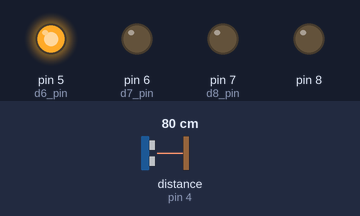
Simulated run of this sketch. Board: Arduino Uno, built with avr-gcc and run on an emulated ATmega328P. Shown: output pins drawn as LEDs (lit = HIGH). Wiring (inferred from the names in the program): ultrasonic range finder: trigger pin 3; echo pin 4. The inputs (shaded band) are chosen by the test bench; at power-on: distance to the obstacle (sensor on pin 4) 80 cm. The echo pulse lasts 58.3 µs per cm; WiFi joins after 1.5 s; servers stay silent unless stated; pins used as bus, display or sensor lines are not drawn.

Above: at 4.5 s.
4.6 s: distance to the obstacle (sensor on pin 4) set to 64 cm
6.1 s: distance to the obstacle (sensor on pin 4) set to 56 cm
At 7.3 s:
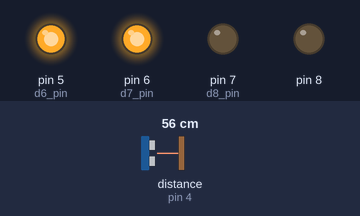
7.6 s: distance to the obstacle (sensor on pin 4) set to 44 cm
9.1 s: distance to the obstacle (sensor on pin 4) set to 36 cm
At 9.7 s:
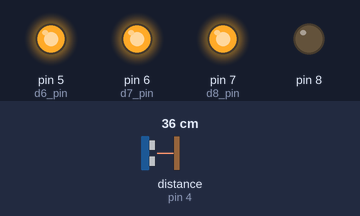
10.6 s: distance to the obstacle (sensor on pin 4) set to 23 cm
12.1 s: distance to the obstacle (sensor on pin 4) set to 18 cm
At 13.5 s:
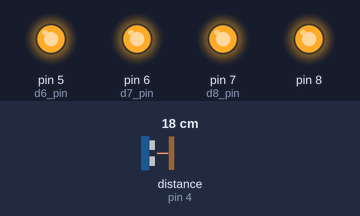
Timing chart, 0 to 14.6 s (numbered marks = the images above; inputs shaded):
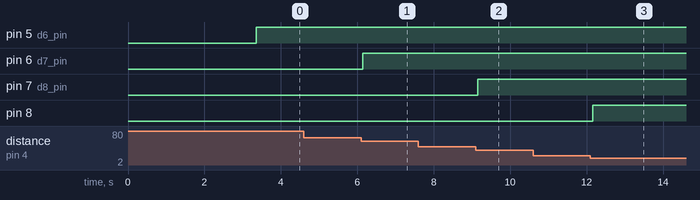

Measured:
- the behaviour switches between 61 and 60 cm on distance to the obstacle (sensor on pin 4) (found by bisection; images 0 and 1)
- the behaviour switches between 41 and 40 cm on distance to the obstacle (sensor on pin 4) (found by bisection; images 1 and 2)
- the behaviour switches between 21 and 20 cm on distance to the obstacle (sensor on pin 4) (found by bisection; images 2 and 3)
- after the input at 4.6 s, every drawn part: stays the same
- after the input at 6.1 s, pin 6 (d7_pin): LOW → HIGH after 0.05 s
- after the input at 7.6 s, every drawn part: stays the same
- after the input at 9.1 s, pin 7 (d8_pin): LOW → HIGH after 0.05 s
- after the input at 10.6 s, every drawn part: stays the same
- after the input at 12.1 s, pin 8: LOW → HIGH after 0.06 s

The sketch:

SRC.ino
```cpp
/*
 Name:		SRC.ino (Smart Recycling Collection System)
 Created:	10/10/2017 7:54:06 AM
 Author:	Daniel Gordon

 Summary:
	This is the code for SRC bin. There are three components to the code:
		1) LED Display (For Testing and UI)
		2) Height and Lid open/close sensor
		3) GPS Module
*/


//Pre-complier Directives

#include "LEDdisp.h"
#include "HeightSensor.h"
#include <SoftwareSerial.h>
#include <BlynkSimpleStream.h>
//End of Pre-complier Directives

#define BLYNK_PRINT SwSerial

//List of Global Components
	//LCDdisplay lcd1;


SoftwareSerial SwSerial(10, 11);//RX,TX pins on the app


char auth[] = "fd0a296d4cee429689b752b5cc478f0d "; /*0937bb033594485290dadad1ff1e3e6c*/
WidgetTerminal terminal(V1);
WidgetMap myMap(V2);
float counter = 0;

//LEDdisp ledDisp1; //Chalieplexed LED array
LEDdisp ledDisp2(5, 6, 7, 8);// 1:1 single wired LED's
HeightSensor hs1; //Height Sensor
BlynkTimer dispBinCapTimer;
BlynkTimer showGaugeTimer;
//End of Global Components List


void notifyOnBinCapacity()
{
	// Invert state, since button is "Active LOW"
	int isButtonPressed = !digitalRead(2);

	if (isButtonPressed)
	{
		/*terminal.println("Bin_Capacity>90.00%");
		terminal.flush();*/

		// Note:
		//   We allow 1 notification per 15 seconds for now.
		Blynk.notify("Max Bin Capacity Achieved!");
		digitalWrite(DD2, LOW);

	}

}

void dispBinCap()
{
	double BinCapacity = 0.00;
	ledDisp2.displayBinCap(BinCapacity);
	terminal.println(BinCapacity);
	terminal.flush();
	Blynk.virtualWrite(V3, BinCapacity);

	if (BinCapacity > 80.00)
	{
		Blynk.email("daniel.ben.gordon@gmail.com", "The_SRC_BIN_CAPACITY", "The bin is more than " + (String)BinCapacity + "%!!");
		Blynk.tweet("Hello World! The src bin is currently at: " + (String)BinCapacity + "% !!!");
	}

}


// the setup function runs once when you press reset or power the board
void setup()
{
	SwSerial.begin(9600);
	Serial.begin(9600);
	Blynk.begin(Serial, auth);


	terminal.println(F("Blynk v" BLYNK_VERSION ": Device started"));
	terminal.println(F("-------------"));
	;

	dispBinCapTimer.setInterval(/*1000*/31.25, dispBinCap);
	//showGaugeTimer.setInterval(1000/*31.25*/, showGauge);

	// Setup notification button on pin 2
	//pinMode(2, INPUT_PULLUP);
	// Attach pin 2 interrupt to our handler
	//attachInterrupt(digitalPinToInterrupt(2), notifyOnBinCapacity, CHANGE);


	int index = 1;
	double lat = 10.639649;
	double lon = -61.400213;
	myMap.location(index, lat, lon, "UWI_SRC_bin");
	//ledDisp2.startUp();//Remove this for testing
}

// the loop function runs over and over again until power down or reset
void loop()
{

	//To-do List:
		//1)Get Max Heigh of the bin
			/*
				Create a getMax function under the HeightSensor Class
			*/

			//2)Generate % of current capacity of the bin
				/*
				 12 pins => 100%/3 = 33.33%
				*/

				//3)Capacity % from step2 determines how many led's are lit
					/*
						Increment/Decrement Number of LED's on
					*/

					//3.5) Make a counter for the amount of trash added to the bin
						/*
							Use a sencond ultrasonic sensor place at the opening
							of the bin to detect if an object enters it.
						*/

						//4)Set up GPS Module
							/*
								Research how to use the module with Arduino Uno...have Fun!
							*/

							//5)Store Coordinate to Dropbox or an Online Cloud storage via a text

							//6)Parse that text file to enter, and use a next Arduino to get location and send it back?

						//END OF TO-DO LIST//

////Start of Development Code//

		Blynk.run();
		dispBinCapTimer.run();


////End of Development Code//

}


//Test Loop to demonstrate the first iteration of LED display
//void loop()
//{
//	ledDisp2.cycle("L2R");
//	ledDisp2.cycle("R2L");
//}
```

HeightSensor.cpp
```cpp
#include "HeightSensor.h"

HeightSensor::HeightSensor( )
{
	trigPin = 3;
	echoPin = 4;
	setIO();
	maxHeight = getMaxHeight();
}

HeightSensor::HeightSensor(int trigPin, int echoPin)
{
	this->echoPin = echoPin;
	this->trigPin = trigPin;
	setIO();
	maxHeight = getMaxHeight();
}

void HeightSensor::setIO()
{
	pinMode(trigPin, OUTPUT);
	pinMode(echoPin, INPUT);
}

float HeightSensor::getDistance( )
{
	long duration = 0;
	double distance = 0;

	// Clears the trigPin
	digitalWrite(trigPin, LOW);
	delayMicroseconds(2);

	// Sets the trigPin on HIGH state for 10 micro seconds
	digitalWrite(trigPin, HIGH);
	delayMicroseconds(10);
	digitalWrite(trigPin, LOW);

	// Reads the echoPin, returns the sound wave travel time in microseconds
	duration = pulseIn(echoPin, HIGH);

	// Calculating the distance
	distance = (duration*0.033) / 2;

	//Testing for correct distance values
	//Serial.print("distance:");
	//Serial.print(distance);
	//Serial.println(" ");
	//End of Testing

	return distance;
}

float HeightSensor::getMaxHeight()
{
	//Get the max float from the UltraSonic Sensor
	maxHeight = -10000; //Find a better method of setting a lower
	int runTimes = 150;//Number of times the loop is ran. This enssures the accuracy of the reading.

	for (int i = 0; i < runTimes; i++)
	{
		//maxHeight += getDistance();
		currHeight = getDistance(); //Sets Current Distance Measured by the Ultrasonic Sensor
		if (maxHeight<currHeight) maxHeight = currHeight;//If the a new length is greater than distance make that the new max distance
	}

	//Serial.print("max height is...");
	//Serial.println(maxHeight);
	return maxHeight;
}

float HeightSensor::getMaxWidth( )
{
	//Get the max float from the UltraSonic Sensor
	//maxWidth = -1000000; //Find a better method of setting a lower
	int runTimes = 150;//Number of times the loop is ran. This enssures the accuracy of the reading.

	for (int i = 0; i < runTimes; i++)
		currWidth += getDistance(); //Sets Current Distance Measured by the Ultrasonic Sensor

	maxWidth /= runTimes; //Get Average Maximum Height

	//Serial.print("Max width is...");
	//Serial.println(maxWidth);
	return maxWidth;
}

float HeightSensor::getBinCapacity()
{
	currBinCap = ((maxHeight - currHeight) / maxHeight)*100;//Calculates Current Capacity %
	return currBinCap;
}

float HeightSensor::getBC()
{
	return currBinCap;
}

float HeightSensor::getMH()
{
	return maxHeight;
}

int HeightSensor::getTrashCount( )//Fix this function
{
	int temp = 0;

	prevWidth = getDistance();
	currWidth = getDistance();

	while(currWidth > (prevWidth+1)|| currWidth <(prevWidth +1))// Needs to handle variances up to +-1cm
	{
		currWidth = getDistance();
		temp++;
		prevWidth = currWidth;
	}

	//Serial.print("The number of bin items is...");
	//Serial.println(trashCount);
	return trashCount+=temp; //NOTE: this function does not cater for when the bin is completely filled
}


HeightSensor::~HeightSensor()
{
}
```

HeightSensor.h
```cpp
#pragma once
#include "Arduino.h"
#include "LCDdisplay.h"


class HeightSensor
{
private:
	int trigPin;//Output Signal from the ultrasonic sensor
	int echoPin;//Input Signal from the signal produced by the trig pin on the ulrasonic sensor
	int trashCount;//Stores the number of recycleable materials in the bin

protected:
	float maxHeight;//Max Height of the Bin
	float maxWidth;//Max Width of the Bin
	float prevHeight;//Stores the previous height value
	float currHeight;//Stores the current height value
	float prevWidth;//Stores the previous width value
	float currWidth;//Stores the current width value
	float currBinCap;//Current Bin's Capacity

public:
	HeightSensor();//Sets pins to default values:3 & 4
	HeightSensor(int trigPin, int echoPin);//Sets pins to user-defined ones
	void setIO();//Sets the pins to input/output;
	float getBinCapacity();//Returns the current bins capacity
	float getBC();//TEMPORARY
	float getMH();//TEMPORARY
	float getDistance();//Calculates Distant
	float getMaxHeight();//Gets total Internal Height of the Bin
	float getMaxWidth();//Gets total Internal Width of the Bin
	int getTrashCount();//Returns the amount of trash in the bin
	~HeightSensor();//Deconstructor
};
```

LEDdisp.cpp
```cpp
#include "LEDdisp.h"


LEDdisp::LEDdisp()
{
	IO1 = 9;
	IO2 = 10;
	IO3 = 11;
	IO4 = 12;
}

LEDdisp::LEDdisp(int IO1, int IO2, int IO3, int IO4)
{
	this->IO1 = IO1;
	this->IO2 = IO2;
	this->IO3 = IO3;
	this->IO4 = IO4;

	pinMode(IO1, OUTPUT);
	pinMode(IO2, OUTPUT);
	pinMode(IO3, OUTPUT);
	pinMode(IO4, OUTPUT);

}

void LEDdisp::startUp()
{
	int brightness = 0;

	pinMode(IO1, INPUT);
	pinMode(IO2, INPUT);
	pinMode(IO3, OUTPUT);
	pinMode(IO4, OUTPUT);

	// One LED fade on for a "boot up"
	digitalWrite(IO4, LOW);
	while (brightness < 260)
	{
		analogWrite(IO3, brightness);
		brightness += 5;
		delay(50);
	}

	// finish the cycle since we are at an offset
	// before going to loop()
	delay(20);
	pinMode(IO3, INPUT);
	pinMode(IO4, INPUT);
	flashLED(IO4, IO1);
	flashLED(IO4, IO2);
	flashLED(IO4, IO3);
	flashLED(IO4, IO2);
	flashLED(IO4, IO1);
	flashLED(IO3, IO4);
	flashLED(IO3, IO2);
	flashLED(IO3, IO1);
	flashLED(IO2, IO4);
	flashLED(IO2, IO3);
	flashLED(IO2, IO1);
	flashLED(IO1, IO4);
	flashLED(IO1, IO3);
	flashLED(IO1, IO2);
}

///////////////////////////////////////////
// Function to flash LED and change the LED
// pins back to INPUT.
///////////////////////////////////////////
void LEDdisp::flashLED(int hi, int low)
{
	pinMode(hi, OUTPUT);
	pinMode(low, OUTPUT);
	digitalWrite(hi, HIGH);
	digitalWrite(low, LOW);
	delay(125);//1.6875 for all LED's on simultaneously
	pinMode(hi, INPUT);
	pinMode(low, INPUT);
}

void LEDdisp::cycle(String state)
{
	if (state == "R2L")
	{
		// Cycle across the LEDs from right to left
		flashLED(IO1, IO2);
		flashLED(IO1, IO3);
		flashLED(IO1, IO4);
		flashLED(IO2, IO1);
		flashLED(IO2, IO3);
		flashLED(IO2, IO4);
		flashLED(IO3, IO1);
		flashLED(IO3, IO2);
		flashLED(IO3, IO4);
		flashLED(IO4, IO1);
		flashLED(IO4, IO2);
		flashLED(IO4, IO3);
	}

	else if (state == "L2R")
	{
		// Cycle across the LEDs from left to right
		flashLED(IO4, IO2);
		flashLED(IO4, IO1);
		flashLED(IO3, IO4);
		flashLED(IO3, IO2);
		flashLED(IO3, IO1);
		flashLED(IO2, IO4);
		flashLED(IO2, IO3);
		flashLED(IO2, IO1);
		flashLED(IO1, IO4);
		flashLED(IO1, IO3);
	}
}

void LEDdisp::displayBinCap(double &BinCapacity)
{
	currHeight = getDistance();
	//Serial.print("Current height is...");
	//Serial.println(currHeight);

	currBinCap = getBinCapacity();
	//Serial.print("Capacity Percentage is...");
	//Serial.println(currBinCap);

	if (currHeight > (prevHeight + 1)|| currHeight > (prevHeight - 1))
	{
		//Serial.println("Increment the # of Lit LED's");

		if (currBinCap < 25.00)
		{
			digitalWrite(IO1,HIGH);

		}
		else if (currBinCap > 25.00 && currBinCap < 50.00 )
		{
			//Serial.println("currBinCap > 25.00 && currBinCap < 50.00");
			digitalWrite(IO2, HIGH);
		}
		else if (currBinCap > 50.00 && currBinCap < 75.00)
		{
			//Serial.println("currBinCap > 50.00 && currBinCap < 75.00");
			digitalWrite(IO2, HIGH);
			digitalWrite(IO3, HIGH);

		}
		else if (currBinCap > 75.00)
		{
			//Serial.println("currBinCap > 75.00");
			digitalWrite(IO2, HIGH);
			digitalWrite(IO3, HIGH);
			digitalWrite(IO4, HIGH);

			//Notifications Pin
			digitalWrite(2, HIGH);
		}
	}
	else if (currHeight < (prevHeight+1) || currHeight < (prevHeight-1))
	{
		//Serial.println("Decrement the # of Lit LED's");
		if (currBinCap < 25.00)
		{
			//Serial.println("currBinCap < 25.00");
			digitalWrite(IO2, LOW);
			digitalWrite(IO3, LOW);
			digitalWrite(IO4, LOW);
		}
		else if (currBinCap > 25.00 && currBinCap < 50.00)
		{
			//Serial.println("currBinCap > 25.00 && currBinCap < 50.00");
			digitalWrite(IO3, LOW);
			digitalWrite(IO4, LOW);
		}
		else if (currBinCap > 50.00 && currBinCap < 75.00)
		{
			//Serial.println("currBinCap > 50.00 && currBinCap < 75.00");
			digitalWrite(IO4, LOW);
		}
		else if (currBinCap > 75.00)
		{
			//Serial.println("currBinCap > 75.00");

		}
	}

	BinCapacity = currBinCap;
	prevHeight = currHeight;
}

LEDdisp::~LEDdisp()
{
}
```

LEDdisp.h
```cpp
#pragma once
#include "Arduino.h"
#include "LCDdisplay.h"
#include "HeightSensor.h"


class LEDdisp:public HeightSensor
{
private:

	int IO1;//A
	int IO2;//B
	int IO3;//C
	int IO4;//D

public:
	LEDdisp();
	LEDdisp(int IO1,int IO2,int IO3,int IO4);
	void cycle(String state);
	void flashLED(int hi, int lo);
	void displayBinCap(double &BinCapacity);
	void startUp();
	~LEDdisp();
};
```

LCDdisplay.cpp
```cpp
#include "LCDdisplay.h"


LCDdisplay::LCDdisplay()
{
	this->RS_pin = 1;
	this->RW_pin = 2;
	this->d5_pin = 4;
	this->d6_pin = 5;
	this->d7_pin = 6;
	this->d8_pin = 7;
	setLCD();
}

LCDdisplay::LCDdisplay(int RS_pin, int RW_pin, int d5_pin, int d6_pin, int d7_pin, int d8_pin)
{
		this->RS_pin = RS_pin;
		this->RW_pin = RW_pin;
		this->d5_pin = d5_pin;
		this->d6_pin = d6_pin;
		this->d7_pin = d7_pin;
		this->d8_pin = d8_pin;
		setLCD();
}

LCDdisplay::~LCDdisplay()
{
}

void LCDdisplay::setLCD()
{
	lcd = new LiquidCrystal(RS_pin, RW_pin, d5_pin, d6_pin, d7_pin, d8_pin);
	lcd->begin(16, 2);
}

LiquidCrystal LCDdisplay::getLCD()
{
	return *lcd;
}

void LCDdisplay::print(String str)
{
	lcd->print(str);
	lcd->home();
}

void LCDdisplay::print(int num)
{
    lcd->print(num);
	lcd->home();
}
```

LCDdisplay.h
```cpp
#pragma once
#include "Arduino.h"
#include<LiquidCrystal.h>


class LCDdisplay
{

private:
	LiquidCrystal* lcd; //Pointer to LCD to be created dynamically
	int counter = 0;//Multipurposed Counter
	int RS_pin;//Register Select pin
	int RW_pin;//Read/Write pin
	int	d5_pin, d6_pin, d7_pin, d8_pin;//Data pins (4 upto 7)

public:
	LCDdisplay();
	LCDdisplay(int RS_pin, int RW_pin, int d5_pin, int d6_pin, int d7_pin, int d8_pin);
	~LCDdisplay();


	//Member Functions
	void setLCD(); //Initializes the LCD
	LiquidCrystal getLCD(); //Gets the LCD variable
	void print(String str); //Prints a string to the LCD
	void print(int num);//Prints a number to the LCD
	//End of Member Functions
};
```
